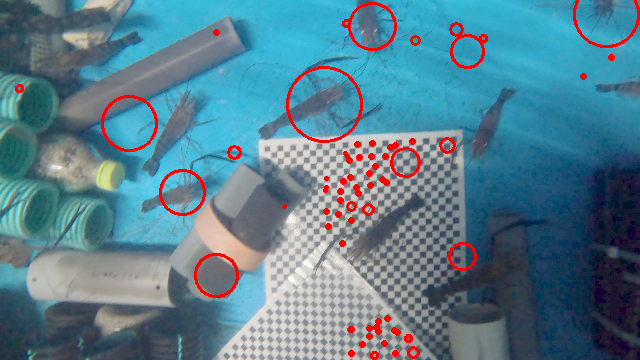
#> input picture fifty_one/measurements/image_with_black_blobs.png, 640 x 360 px; its folder holds only this picture in this run
$ python -i colorize.py   (imports and definitions only)
#> lines starting #> are read from the running program, lines starting #| are printed output that depends on the picture; after the words box and inside, x2 and y2 are one past the last pixel; in counts of white or black regions, pixels touching at a corner belong together
#> further down, picture is the input picture: shape (360, 640, 3); mean B, G, R 141.9, 126.4, 89.1
#!/usr/bin/env python3
"""
Image Colorizer - Apply colorize effect to masked regions of an image
"""

import numpy as np
import cv2
import argparse
import os

# [197 lines left out: functions blend2, blend3, colorize, colorize_masked_regions, colorize_masked_regions_vectorized, create_circular_mask, not called in this run]

def create_threshold_mask(image, threshold=50, invert=True):
    """
    Create a binary mask using thresholding

    Args:
        image: Input image
        threshold: Pixel values below this will be masked (0-255)
        invert: Whether to invert the mask after thresholding

    Returns:
        Binary mask where 255 indicates masked regions
    """
#> called with threshold = 50, invert = True
    # Convert to grayscale if it's a color image
    if len(image.shape) == 3:
        gray = cv2.cvtColor(image, cv2.COLOR_BGR2GRAY)
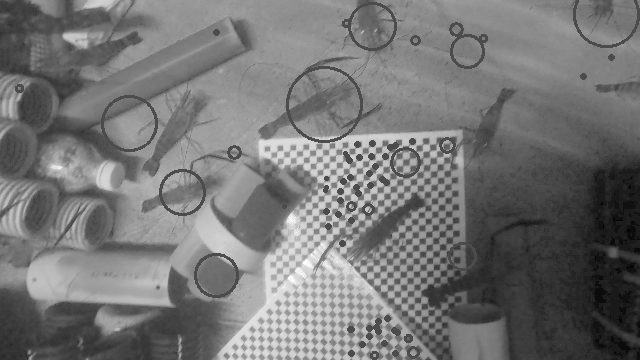
#> gray: shape (360, 640); min 4, max 254, mean 117
    else:
        gray = image.copy()

    # Apply threshold to create binary mask
    _, binary_mask = cv2.threshold(gray, threshold, 255, cv2.THRESH_BINARY_INV)
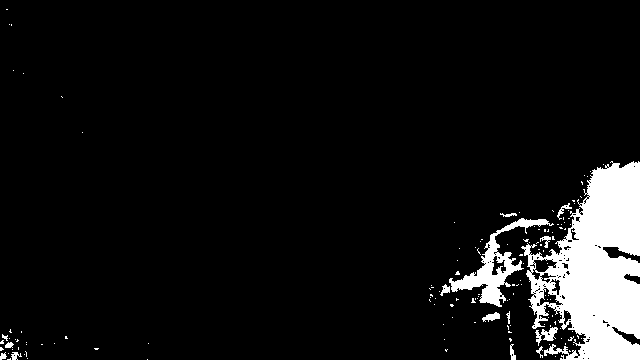
#> binary_mask: shape (360, 640); 7.6% white; 141 white regions (126 under 20 px), largest, box (x1, y1, x2, y2) and area: (521, 161, 640, 360) 14204, (449, 218, 554, 307) 2094, (535, 327, 558, 346) 189

    # Invert the mask if requested
    if invert:
        binary_mask = cv2.bitwise_not(binary_mask)

    return binary_mask

# [45 lines left out: functions hsv_to_rgb, main, not called in this run]

# [2 lines not run here, left out]

>>> import cv2
>>> picture = cv2.imread('../image_with_black_blobs.png')
>>> result = create_threshold_mask(picture)
